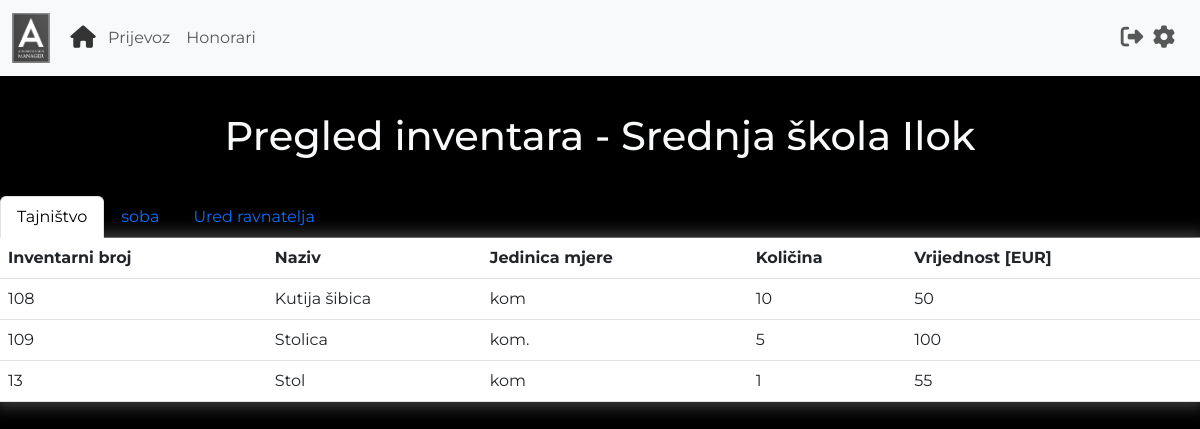
/pregled_inventara (signed in), run on an earlier commit of the app's database.
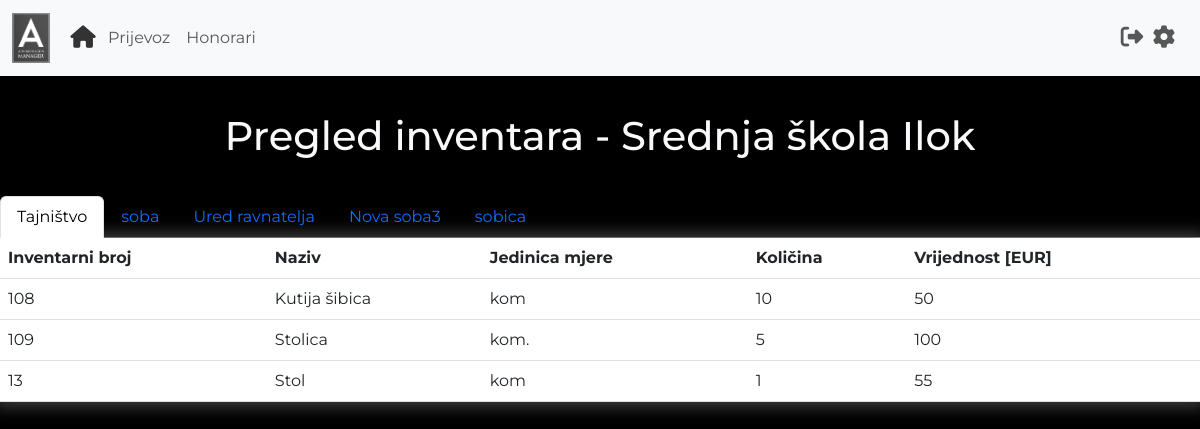
And on a later commit of the database.
### main.py (models this page shows)
class User(UserMixin, db.Model):
    id = db.Column(db.Integer, primary_key=True)
    username = db.Column(db.String(100), unique=True)
    password = db.Column(db.String(100))
    name = db.Column(db.String(100))
    surname = db.Column(db.String(100))
    organisation = db.Column(db.String(100))
    work_address = db.Column(db.String(100))
    home_address = db.Column(db.String(100))
    travel_distance = db.Column(db.Float)
    transportation_fee = db.Column(db.Float)

class Inventory(db.Model):
    id = db.Column(db.Integer, primary_key=True)
    inventory_number = db.Column(db.String(100), unique=True)
    name = db.Column(db.String(100))
    unit = db.Column(db.String(100))
    amount = db.Column(db.String(100))
    value = db.Column(db.String(100))
    location = db.Column(db.String(100))
    organisation = db.Column(db.String(100))

### main.py (the view)
@app.route("/pregled_inventara")
def pregled_inventara():
    inventory = Inventory.query.filter_by(organisation = current_user.organisation).all()
    locations = []
    inventory_by_location = []
    for item in inventory:
        if item.location not in locations:
            inventory_list = []
            locations.append(item.location)
            for i in Inventory.query.filter_by(organisation=current_user.organisation, location=item.location).all():
                inventory_list.append(i)
            inventory_by_location.append(inventory_list)
    return render_template('pregledInventara.html', organisation = current_user.organisation, locations = locations, data = inventory_by_location)

### main.py (called while the page is built)
@login_manager.user_loader
def load_user(user_id):
    return User.query.get(int(user_id))

### templates/pregledInventara.html (shortened to what this page needs)
{% extends "base.html" %}
{% block content %}
{% include 'header.html' %}
<h1 class="text-center text-light" style="margin-top: 3%; margin-bottom: 3%;">
    Pregled inventara - {{organisation}}
</h1>
<ul class="nav nav-tabs" id="myTab" role="tablist">
    {% for i in range (0, locations|length) %}
        {% if i != 0 %}
        <li class="nav-item" role="presentation">
            <button class="nav-link" id={{locations[i]|replace(' ','-')+'-tab'}} data-bs-toggle="tab" data-bs-target={{"#"+locations[i]|replace(' ','-')+'-pane'}} type="button" role="tab" aria-controls={{locations[i]|replace(' ','-')+'-tab-pane'}} aria-selected="true">
            {{locations[i]}}</button>
        </li>
        {% else %}
            <li class="nav-item" role="presentation">
            <button class="nav-link active" id={{locations[i]|replace(' ','-')+'-tab'}} data-bs-toggle="tab" data-bs-target={{"#"+locations[i]|replace(' ','-')+'-pane'}} type="button" role="tab" aria-controls={{locations[i]|replace(' ','-')+'-tab-pane'}} aria-selected="true">
            {{locations[i]}}</button>
        </li>
        {% endif %}
    {% endfor %}
</ul>
<div class="tab-content" id="myTabContent">
    {% for i in range(0, locations|length) %}
        {% if i != 0 %}
            <div aria-labelledby={{locations[i]|replace(' ','-')+"-tab"}} class="tab-pane fade text-light" id={{locations[i]|replace(' ','-')+"-pane"}} role="tabpanel" tabindex="0">
        {% else %}
            <div aria-labelledby={{locations[i]|replace(' ','-')+"-tab"}} class="tab-pane fade active show text-light" id={{locations[i]|replace(' ','-')+"-pane"}} role="tabpanel" tabindex="0">
        {% endif %}
        <table class="table text-light">
            <thead>
            <tr>
                <th scope="col">Inventarni broj</th>
                <th scope="col">Naziv</th>
                <th scope="col">Jedinica mjere</th>
                <th scope="col">Količina</th>
                <th scope="col">Vrijednost [EUR]</th>
            </tr>
            </thead>
            <tbody>
            {% for item in data[i] %}
            <tr>
                <td> {{item.inventory_number}}</td>
                <td> {{item.name}}</td>
                <td> {{item.unit}}</td>
                <td> {{item.amount}}</td>
                <td> {{item.value}}</td>
            </tr>
            {% endfor %}
            </tbody>
        </table>
    </div>
</div>
{% endfor %}
{% endblock %}

### templates/base.html (shortened to what this page needs)
<!DOCTYPE html>
<html lang="en">
<head>
    <link href="https://cdn.jsdelivr.net/npm/bootstrap@5.3.0-alpha1/dist/css/bootstrap.min.css"
 rel="stylesheet">
    <link href="{{url_for('static', filename='style.css')}}" rel="stylesheet">
</head>
<body>
{% block content %}
{% endblock %}
</body>
</html>

### templates/header.html (shortened to what this page needs)
<nav class="navbar navbar-expand-lg bg-body-tertiary">
    <div class="container-fluid">
        <a class="navbar-brand" href="#"><img alt="Logo" class="img-fluid"
                                              src="{{url_for('static', filename='images/logo2.png')}}"
                                              style="height: 50px;"></a>
        <div class="collapse navbar-collapse" id="navbarSupportedContent">
            <ul class="navbar-nav me-auto mb-2 mb-lg-0">
                <li class="nav-item">
                    <a aria-current="page" class="nav-link active" href="{{url_for('pregled_usluga')}}"
                       style="color: #333333; transform:scale(1.4);"><i class="fa-sharp fa-solid fa-house"></i></a>
                </li>
                <li class="nav-item">
                    <a class="nav-link" href="{{url_for('putni_troskovi')}}">Prijevoz</a>
                </li>
                <li class="nav-item">
                    <a class="nav-link" href="{{url_for('honorari')}}">Honorari</a>
                </li>
            </ul>
            <ul class="navbar-nav me-2 mb-2 mb-lg-0">
                <li class="nav-item">
                    <a class="nav-link" href="{{url_for('logout')}}"><i class="fa-solid fa-right-from-bracket"
                                                                        style="transform:scale(1.4);"></i></a>
                </li>
                <li class="nav-item">
                    <a class="nav-link" href="{{url_for('postavke')}}"><i class="fa-sharp fa-solid fa-gear"
                                                                          style="transform:scale(1.4);"></i></a>
                </li>
            </ul>
        </div>
    </div>
</nav>

### static/style.css (style rules this page uses)
body { background-color: black; font-family: 'Montserrat', sans-serif; }
ul { list-style-type: none; list-style-position: inside; }
.table { -moz-box-shadow: 0px 0px 15px 5px #404040; -webkit-box-shadow: 0px 0px 15px 5px #404040; box-shadow: 0px 0px 15px 5px #404040; }

What changed in the data, as far as the page shows it:
added Inventory: location "Nova soba3"
added Inventory: location "sobica"
